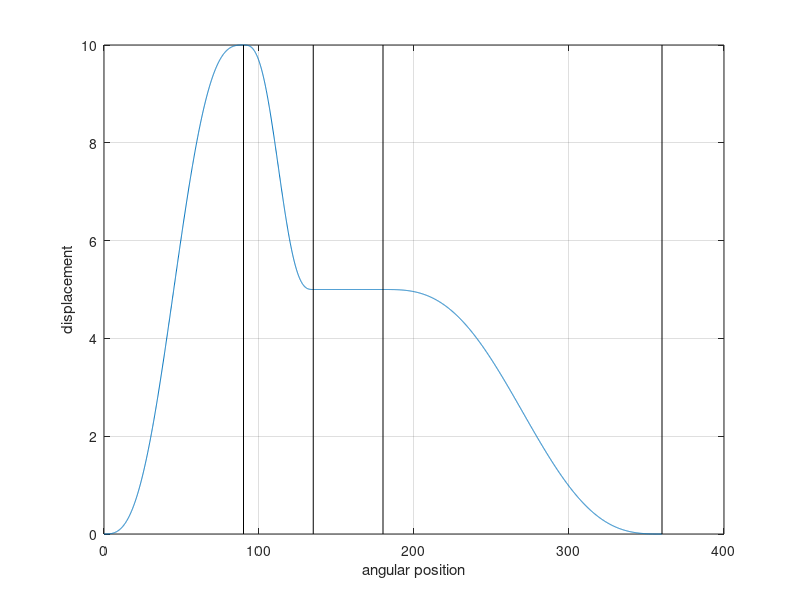
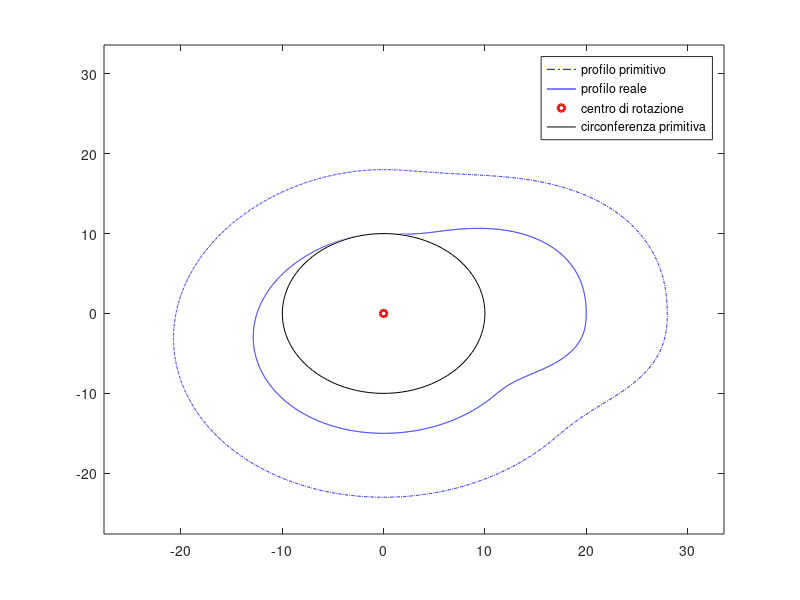
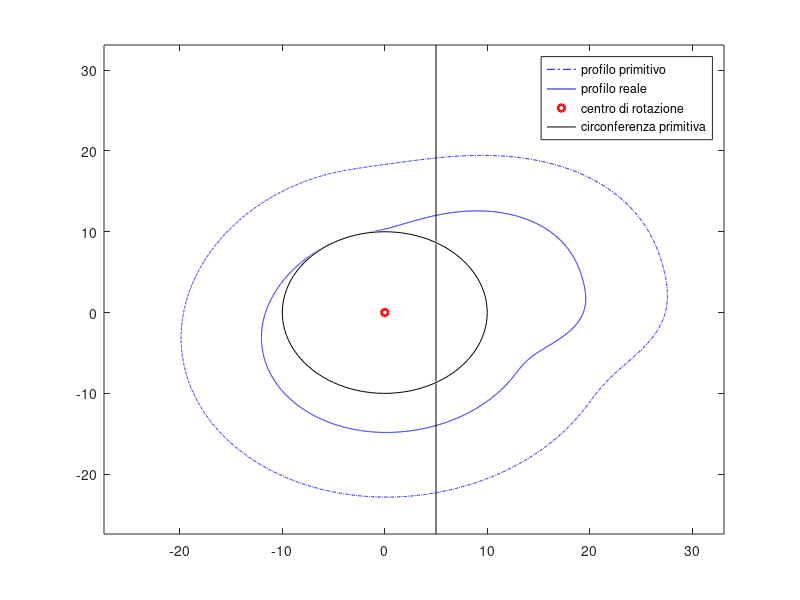

Source code (MATLAB) for these figures, in order:
clear all
close all
clc

% Nel codice viene definitio il profilo della camma, noto che sia l'alzata
% e il corrispondente passo angolare, assumendo legge di moto di tipo
% cicloidale

% Ogni Hi, bethai definisce quanto una porzione bethai di rotazione della
% camma causa una variazioni di altezza Hi della punteria:
% - Primi 90 gradi -> Alzata di H1
% - 45 gradi -> Abbassa di H2 (fino ad H = 5)
% - 45 gradi -> Mantiene di H3 (Fino a 
% - 180 gradi -> rialza fino a H4

H1 = 10;
betha1 = 90;

H2 = -5;
betha2 = 45;

H3 = 0;
betha3 = 45;

H4 = -5;
betha4 = 180;

step = 0.1


%primo tratto
theta1 = 0:step:betha1; % array di 911 elementi: [0 0.1 0.2 .... 90]
[m1,n1] = size(theta1); % m1 = 1, n1 = 911


for i=1:n1
        % Legge di moto cicloidale per portare y ad H1 dopo 90 gradi
        % Useremo sempre la legge di moto cicloidale per ridurre le
        % vibrazioni, vedi pag.441 libro di Meccanica 2.
        y1(i) = H1*( (theta1(i)/betha1) - (1/(2*pi))*sin(2*pi*theta1(i)/betha1) ); % <- Y sarà tipo [0 0.2 0.5 ... 10]
end

% secondo tratto
theta2 = 0:step:betha2;
[m2,n2] = size(theta2);

for i=1:n2
        y2(i) = H1 + H2*( (theta2(i)/betha2) - (1/(2*pi))*sin(2*pi*theta2(i)/betha2) );
        theta2(i) = theta2(i)+theta1(n1);
end

% terzo tratto
theta3 = 0:step:betha3;
[m3,n3] = size(theta3);

for i=1:n3
        y3(i) = H1 + H2 + H3*( (theta3(i)/betha3) - (1/(2*pi))*sin(2*pi*theta3(i)/betha3) );
        theta3(i) = theta3(i)+theta2(n2);
end

% quarto tratto
theta4 = 0:step:betha4;
[m4,n4] = size(theta4);

for i=1:n4
        y4(i) = H1 + H2 + H3 + H4*( (theta4(i)/betha4) - (1/(2*pi))*sin(2*pi*theta4(i)/betha4) );
        theta4(i) = theta4(i)+theta3(n3);
end

% Theta = insieme di tutti gli angoli
Theta = [theta1,theta2,theta3,theta4];
% Y = insieme di tutte le posizioni
Y = [y1,y2,y3,y4];

% grafichiamo lo spostamento della punteria
figure
plot(Theta, Y)
grid on
line([theta1(n1),theta1(n1)],[min(Y),max(Y)],'Color','k')
line([theta2(n2),theta2(n2)],[min(Y),max(Y)],'Color','k')
line([theta3(n3),theta3(n3)],[min(Y),max(Y)],'Color','k')
line([theta4(n4),theta4(n4)],[min(Y),max(Y)],'Color','k')

xlabel('angular position')
ylabel('displacement')

% Disegnamo il profilo della camma
% Camma centrata
R_base = 10;
R_rotella = 8; 

[m,n] = size(Theta)

for i = 1:n
    P_primitivo(i,1) = (R_base+R_rotella+Y(i))*sind(Theta(i));
    P_primitivo(i,2) = (R_base+R_rotella+Y(i))*cosd(Theta(i));
    P(i,1) = (R_base+Y(i))*sind(Theta(i));
    P(i,2) = (R_base+Y(i))*cosd(Theta(i));
end

figure
plot(P_primitivo(:,1),P_primitivo(:,2),'-.b')
hold all
plot(P(:,1),P(:,2),'b')
plot(0, 0, 'ro', 'MarkerSize', 5,'LineWidth',2);
Max = max([max(P_primitivo(:,1)),max(P_primitivo(:,2))]);
Min = min([min(P_primitivo(:,1)),min(P_primitivo(:,2))]);

viscircles([0,0], R_base,'Color','black','LineWidth',.5);

legend('profilo primitivo','profilo reale','centro di rotazione','circonferenza primitiva')

xlim([1.2*Min 1.2*Max])
ylim([1.2*Min 1.2*Max])


% Camma eccentrica
R_base = 10;
R_rotella = 8; 
e = 5;

[m,n] = size(Theta)

% Equazioni per tracciare il profilo della camma con eccentricità e (pagina
% 444)
for i = 1:n
    P_primitivo(i,1) = e*sind(Theta(i)-90) + (sqrt((R_base+R_rotella)^2 - e^2) + Y(i))*sind(Theta(i));
    P_primitivo(i,2) = e*cosd(Theta(i)-90) + (sqrt((R_base+R_rotella)^2 - e^2) + Y(i))*cosd(Theta(i));

    theta_c2c = atan2d(P_primitivo(i,2),P_primitivo(i,1));
    R = norm(P_primitivo(i,:))-R_rotella;
    P(i,1) = R*cosd(theta_c2c);
    P(i,2) = R*sind(theta_c2c);
end

figure
plot(P_primitivo(:,1),P_primitivo(:,2),'-.b')
hold all
plot(P(:,1),P(:,2),'b')
plot(0, 0, 'ro', 'MarkerSize', 5,'LineWidth',2);

Max = max([max(P_primitivo(:,1)),max(P_primitivo(:,2))]);
Min = min([min(P_primitivo(:,1)),min(P_primitivo(:,2))]);

line([e,e],[1.2*Min,1.2*Max],'Color','k')
viscircles([0,0], R_base,'Color','black','LineWidth',.5);
xlim([1.2*Min 1.2*Max])
ylim([1.2*Min 1.2*Max])
legend('profilo primitivo','profilo reale','centro di rotazione','circonferenza primitiva')
